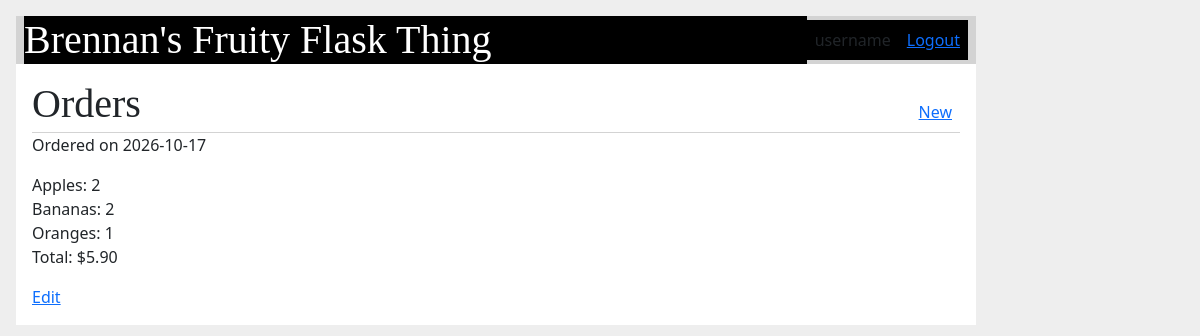
Screenshot of / (signed in) with the database file from the repository.
### tables this page shows
CREATE TABLE user (
    customerID INTEGER PRIMARY KEY AUTOINCREMENT,
    username TEXT UNIQUE NOT NULL,
    password TEXT NOT NULL
);

CREATE TABLE "order" (
    id INTEGER PRIMARY KEY AUTOINCREMENT,
    customerID INTEGER NOT NULL,
    cost FLOAT NOT NULL,
    item1Quantity INTEGER NOT NULL,
    item2Quantity INTEGER NOT NULL,
    item3Quantity INTEGER NOT NULL,
    createdAt TIMESTAMP NOT NULL DEFAULT CURRENT_TIMESTAMP
);

### flaskr/order.py (the view)
@bp.route('/')
def index():
    db = get_db()
    _orders = db.execute(
        'SELECT o.customerID, u.username, o.createdAt, o.id, o.cost, o.item1Quantity, o.item2Quantity, o.item3Quantity'
        ' FROM "order" o JOIN user u ON o.customerID = u.customerID'
    ).fetchall()
    return render_template('orders/index.html', _orders=_orders)

### flaskr/auth.py (called while the page is built)
@bp.before_app_request
def load_logged_in_user():
    user_id = session.get('user_id')
    if user_id is None:
        g.user = None
    else:
        g.user = get_db().execute(
            'SELECT * FROM user WHERE customerID = ?', (user_id,)
        ).fetchone()

### flaskr/db.py (called while the page is built)
def get_db():
    if 'db' not in g:
        g.db = sqlite3.connect(
            current_app.config['DATABASE'],
            detect_types=sqlite3.PARSE_DECLTYPES
        )
        g.db.row_factory = sqlite3.Row
    return g.db

### flaskr/templates/orders/index.html (shortened to what this page needs)
{% extends 'base.html' %}
{% block header %}
  <h1>{% block title %}Orders{% endblock %}</h1>
  {% if g.user %}
    <a class="action" href="{{ url_for('orders.create') }}">New</a>
  {% endif %}
{% endblock %}
{% block content %}
  {% for order in _orders %}
    <article class="order">
      <header>
        <div>
          <p>Ordered on {{ order['createdAt'].strftime('%Y-%m-%d') }}</p>
          <p>Apples: {{order['item1Quantity']}} <br> Bananas: {{order['item2Quantity']}} <br> Oranges: {{order['item3Quantity']}} <br> Total: ${{ '%.2f' | format(order['cost'] | float)}}</p>
        </div>
      </header>
      {% if g.user['customerID'] == order['customerID'] %}
        <a class="action" href="{{ url_for('orders.update', id=order['customerID']) }}">Edit</a>
      {% endif %}
    </article>
  {% endfor %}
{% endblock %}

### flaskr/templates/base.html (shortened to what this page needs)
<!doctype html>
<link rel="stylesheet" href="{{ url_for('static', filename='style.css')}}" />
<link
  rel="stylesheet"
  href="{{ url_for('static', filename='bootstrap.min.css') }}"
/>
<html lang="en">
  <nav>
    <h1 class="bg-black text-white">Brennan's Fruity Flask Thing</h1>
    <ul class="bg-black">
      {% if g.user %}
      <li><span>{{ g.user['username'] }}</span></li>
      <li><a href="{{ url_for('auth.logout') }}" class="theme-subtle">Logout</a></li>
      {% else %}
      <li><a href="{{url_for('auth.register') }}">Register</a></li>
      <li><a href="{{url_for('auth.login') }}">Login</a></li>
      {% endif %}
    </ul>
  </nav>
  <section class="content">
    <header>{% block header %}{%endblock%}</header>
    {%block content%}{%endblock%}
  </section>
</html>

### flaskr/static/style.css (style rules this page uses)
html { font-family: sans-serif; background: #eee; padding: 1rem; }
h1 { font-family: serif; color: #377ba8; margin: 1rem 0; }
a { color: #377ba8; }
nav { background: lightgray; display: flex; align-items: center; padding: 0 0.5rem; }
nav h1 { flex: auto; margin: 0; }
nav ul { display: flex; list-style: none; margin: 0; padding: 0; }
nav ul li a, nav ul li span, header .action { display: block; padding: 0.5rem; }
.content { padding: 0 1rem 1rem; }
.content > header { border-bottom: 1px solid lightgray; display: flex; align-items: flex-end; }
.content > header h1 { flex: auto; margin: 1rem 0 0.25rem 0; }
.content:last-child { margin-bottom: 0; }

### rows the page displays
user: user.username "username"
order: createdAt "2026-10-17", item1Quantity "2", item2Quantity "2", item3Quantity "1", cost "5.90"
